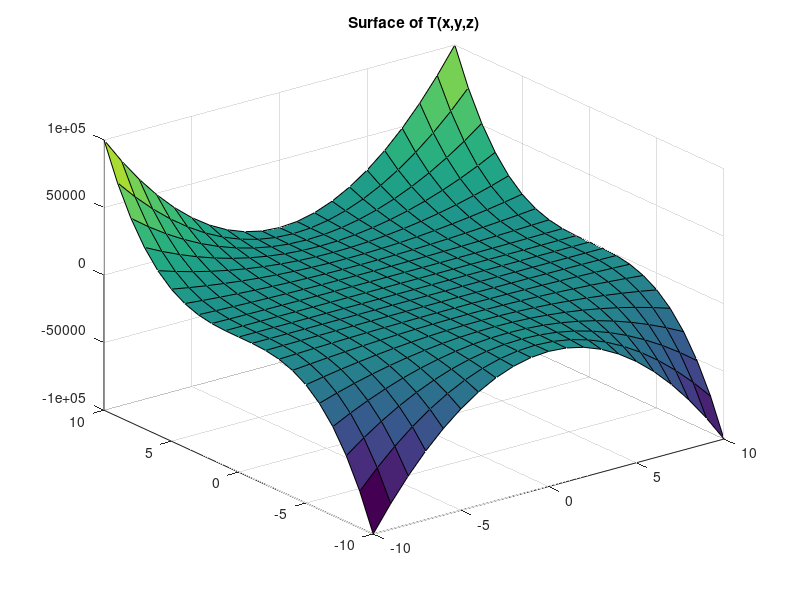
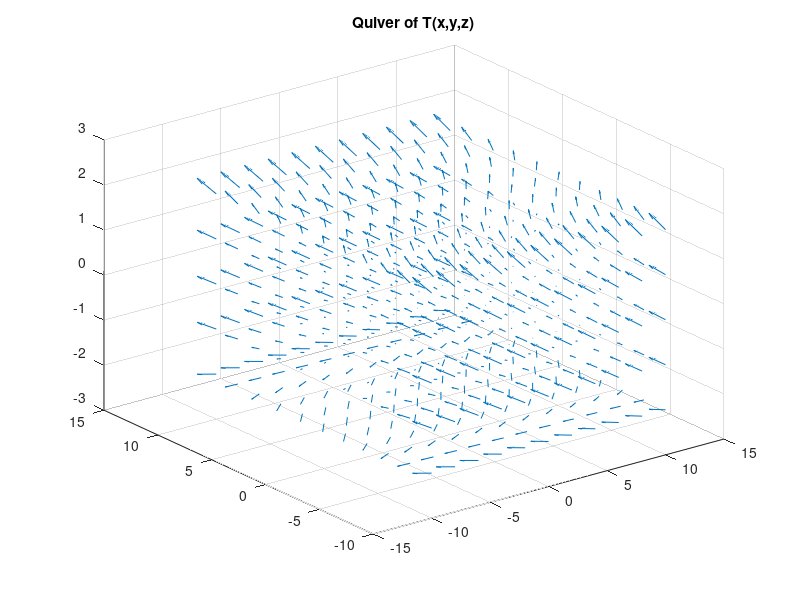

Write the MATLAB code that produced these figures, in order.
% C:\Curtis\EE5003\EE5003ModsSummer2015\Vectors\GradientEx1.m
% Copyright (c) 2015 by OU AEC and Curtis Cohenour (cohenour@ohio.edu). All Rights Reserved.
% 20150330 Jcc (Curtis Cohenour) original
clc, clear, close all, %close all hidden
%% plot T vs X Y with Z=0;
Xvc=(-10:10)';
Yvc=(-10:10)';
Zvc=1; % (-10:10)';
[X,Y,Z]=meshgrid(Xvc, Yvc, Zvc);
T=(X.^2).*(Y.^3).*(Z.^4);                      % this is ex 1 from video
figure(100)
surf(X,Y,T);
title('Surface of T(x,y,z)');
%% plot Gradient;
Xvc=(-10:2:10)';
Yvc=(-10:2:10)';
Zvc=(-2:1:2)';
[X,Y,Z]=meshgrid(Xvc, Yvc, Zvc);
T=(X.^2).*(Y.^3).*(Z.^4);
%Delt=[2*x+3*Y^2+4*z^3]';
DelX=2*X;
DelY=3*Y.^2;
DelZ=4*Z.^3;
figure(200)
quiver3(X,Y,Z,DelX,DelY,DelZ)
title('Quiver of T(x,y,z)');
grid on

